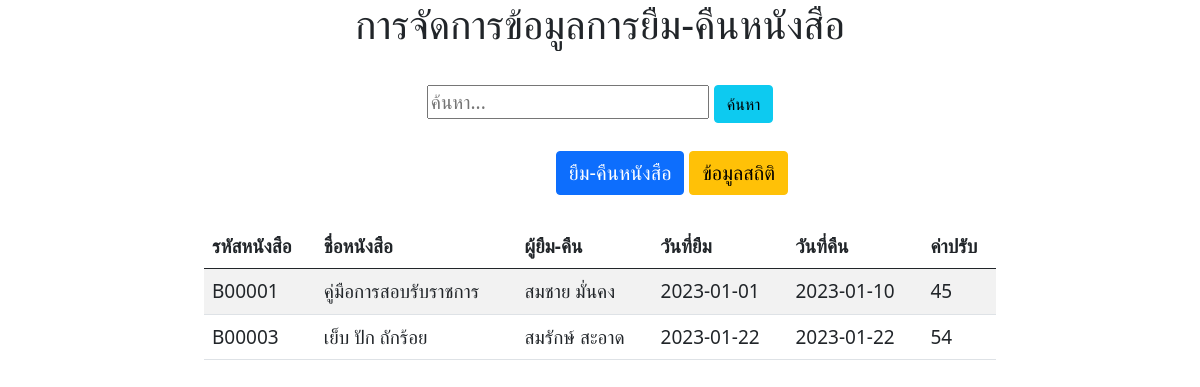
Before: / with the older database file.
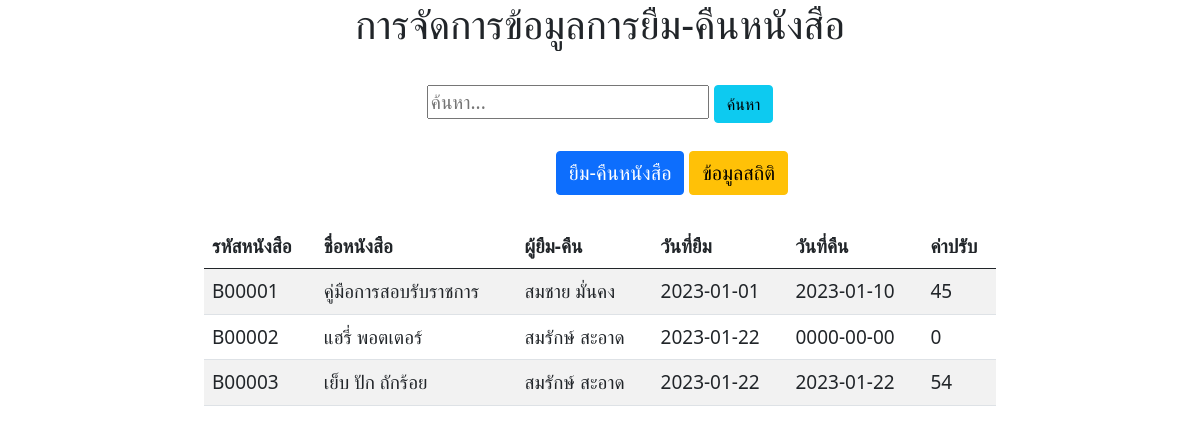
After: the same page with the newer database file.
### tables this page shows
CREATE TABLE `tb_borrow_book` (
  `br_date_br` date NOT NULL,
  `br_date_rt` date NOT NULL,
  `b_id` varchar(6) NOT NULL,
  `m_user` varchar(40) NOT NULL,
  `br_fine` int(3) DEFAULT NULL
);

CREATE TABLE `tb_book` (
  `b_id` varchar(6) NOT NULL,
  `b_name` varchar(60) NOT NULL,
  `b_writer` varchar(50) DEFAULT NULL,
  `b_category` int(2) NOT NULL,
  `b_price` int(4) DEFAULT NULL
);

CREATE TABLE `tb_member` (
  `m_user` varchar(40) NOT NULL,
  `m_pass` varchar(20) NOT NULL,
  `m_name` varchar(50) NOT NULL,
  `m_phone` varchar(10) DEFAULT NULL
);

### member_list.php (the view, shortened to what this page needs)
<?php
include("condb.php");
if(isset($_POST['keyword'])) {
    $keyword = $_POST['keyword'];
} else {
    $keyword = '';
}
$query_borrow = "SELECT tb_borrow_book.*, tb_book.b_name, tb_member.m_name FROM tb_borrow_book
                  JOIN tb_book ON tb_borrow_book.b_id = tb_book.b_id
                  JOIN tb_member ON tb_borrow_book.m_user = tb_member.m_user
                  WHERE tb_book.b_name LIKE '%$keyword%' OR tb_member.m_name LIKE '%$keyword%'
                  " or die("Error:" . mysqli_error());
$result = mysqli_query($con, $query_borrow);?>
<div class="row">
    <div class="col-8" style="  margin-left: auto; margin-right: auto;">
        <table class="table table-striped">
            <thead>
                <tr>
                    <th>รหัสหนังสือ</th>
                    <th>ชื่อหนังสือ</th>
                    <th>ผู้ยืม-คืน</th>
                    <th>วันที่ยืม</th>
                    <th>วันที่คืน</th>
                    <th>ค่าปรับ</th>
                </tr>
            </thead>
            <?php foreach ($result as $row) { ?>
                <tr>
                    <td>
                        <?php echo $row['b_id']; ?>
                    </td>
                    <td>
                        <?php echo $row['b_name']; ?>
                    </td>
                    <td>
                        <?php echo $row['m_name']; ?>
                    </td>
                    <td>
                        <?php echo $row['br_date_br']; ?>
                    </td>
                    <td>
                        <?php echo $row['br_date_rt']; ?>
                    </td>
                    <td>
                        <?php echo $row['br_fine']; ?>
                    </td>
                <?php } ?>
            </tr>
        </table>
    </div>
</div>

### index.php (shortened to what this page needs)
<?php include("condb.php"); ?>
<!DOCTYPE html>
<html lang="en">
<head>
    <link href="https://cdn.jsdelivr.net/npm/bootstrap@5.0.2/dist/css/bootstrap.min.css" rel="stylesheet"
>
</head>
<body>
    <div class="container-fluid">
        <div class="d-flex align-items-center justify-content-center">
            <div class="row">
                <div class="col-12">
                    <h1>การจัดการข้อมูลการยืม-คืนหนังสือ</h1>
                </div>
            </div>
        </div><br>
        <div class="d-flex align-items-center justify-content-center">
            <div class="row">
                <div class="col-12">
                    <input type="text" placeholder="ค้นหา..." id="searchInput">
                    <button type="submit" class="btn btn-info" id="searchBtn">ค้นหา</button>
                </div>
            </div>
        </div><br>
        <div class="d-flex align-items-center justify-content-end" style="margin-right:400px;
">
            <div class="row">
                <div class="col-12">
                    <button type="button" class="btn btn-primary" data-toggle="modal" data-target="#borrowModal"
                        style="font-size: 20px;">ยืม-คืนหนังสือ</button>
                    <button class="btn btn-warning" data-toggle="modal" data-target="#statsModal"
                        style="font-size: 20px;">ข้อมูลสถิติ</button>
                </div>
            </div>
        </div><br>
    </div>
    <?php include("member_list.php"); ?>
</body>
</html>

### index.php (style rules this page uses)
body { font-size: 19px; }

Changed rows visible on the page:
added tb_borrow_book: b "B00002", b.b_name "แฮรี่ พอตเตอร์", m_user.m_name "สมรักษ์ สะอาด", br_date_br "2023-01-22", br_date_rt "0000-00-00", br_fine "0"
